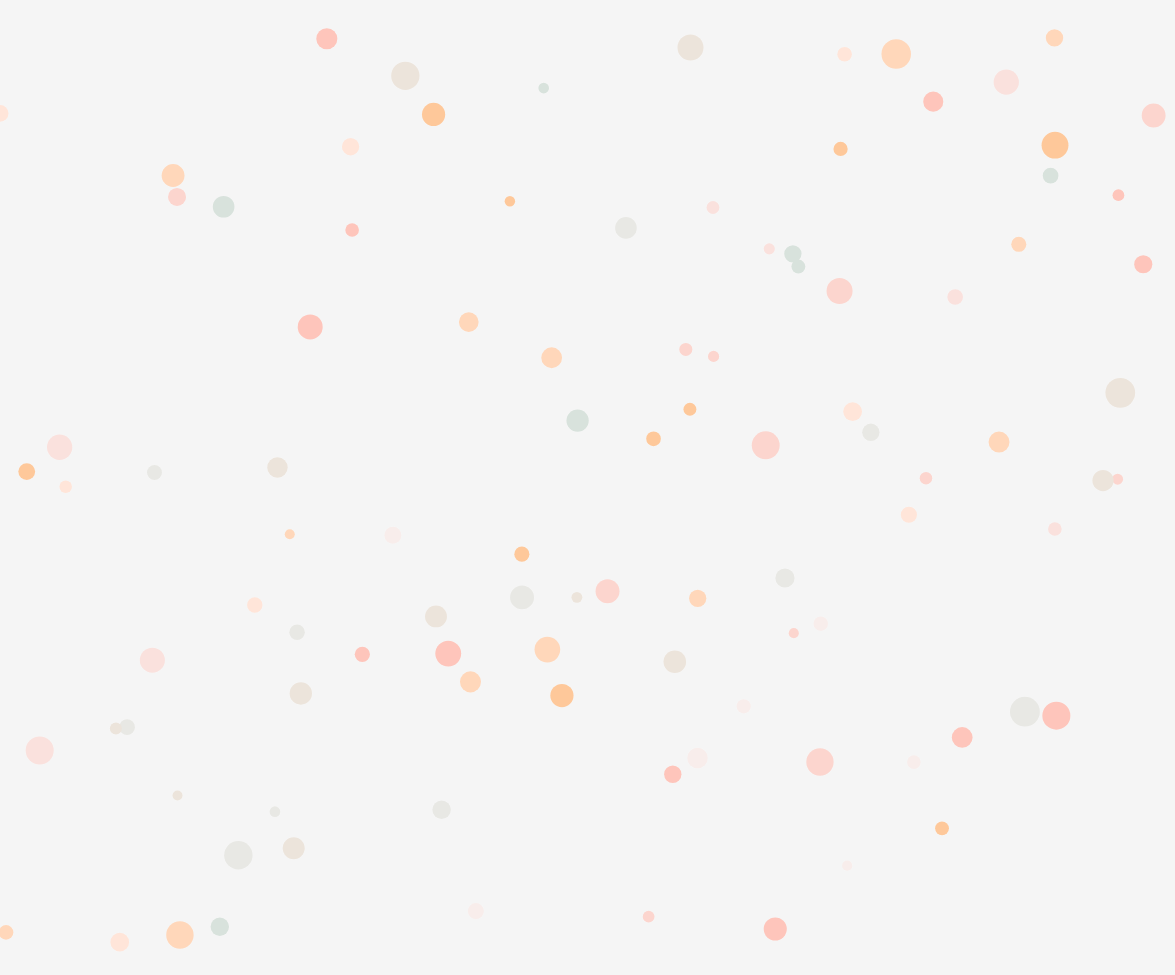
Frame 1 (no input)
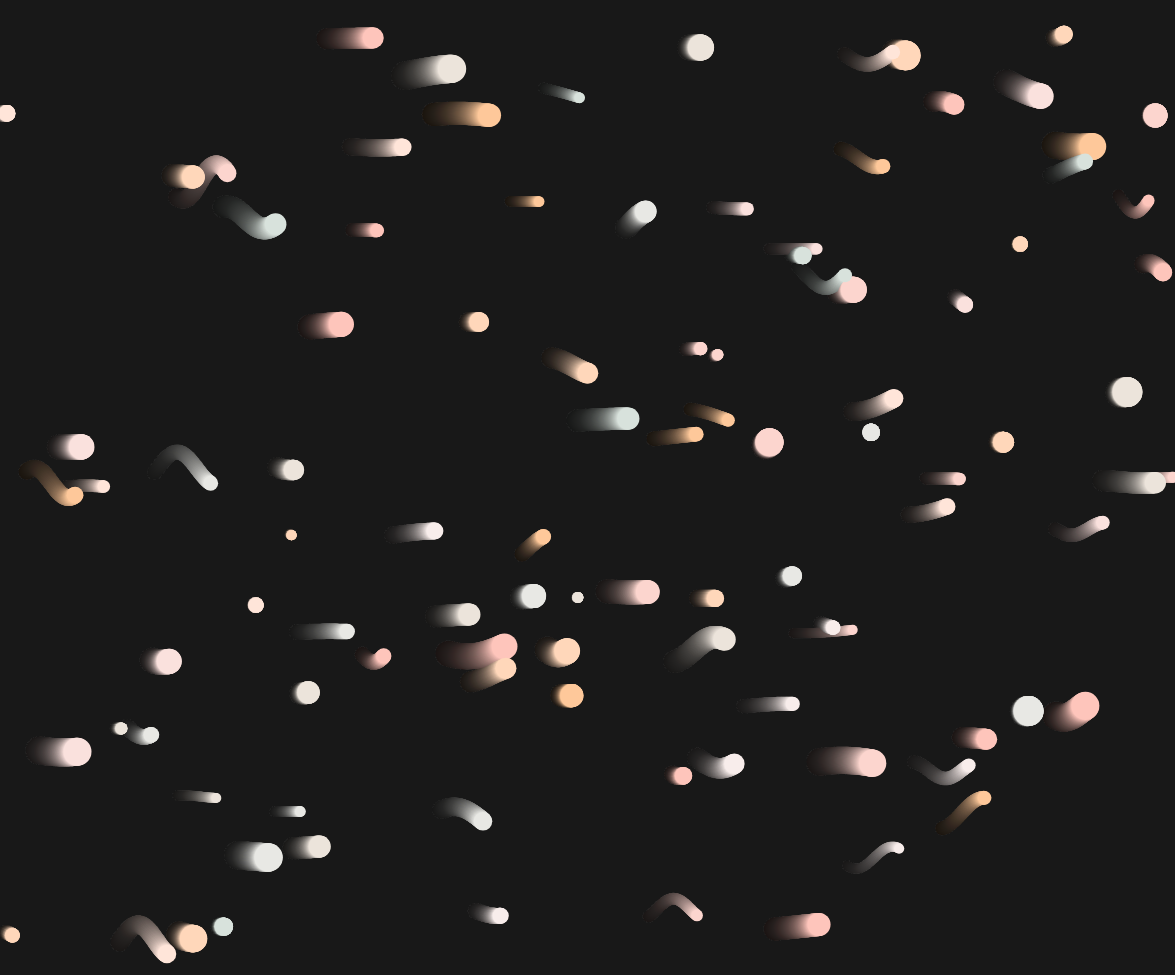
Frame 60 (no input)
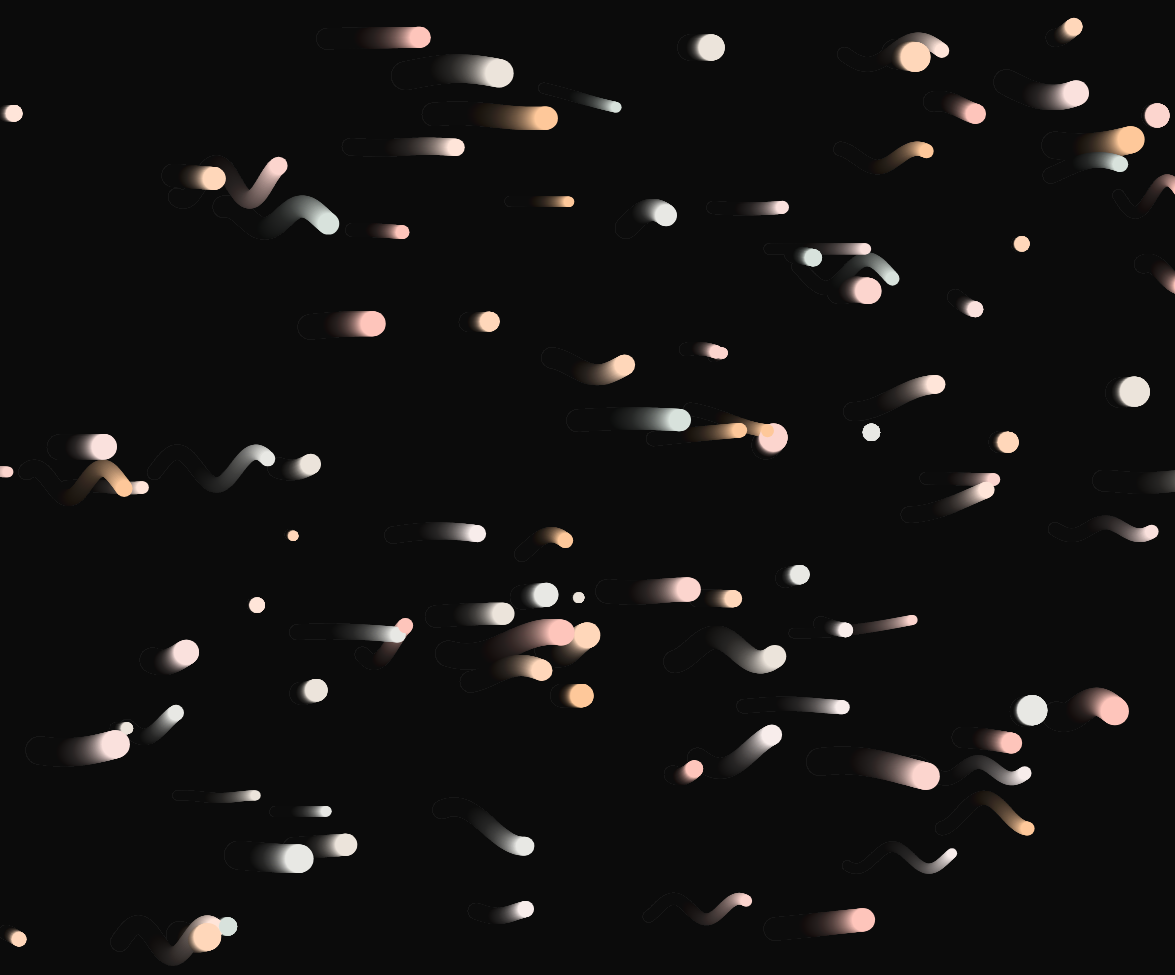
Frame 120 (the mouse pressed at the canvas centre since frame 60)

The p5.js sketch that drew these frames (run headless with seeded random() and noise() and a simulated clock; from frame 60 on, the mouse is pressed at the canvas centre):

// p5.js sketch
// ── sketch.js
let count = 50;
let sines = [];
let cosines = [];

function setup() {
    createCanvas(windowWidth - 25, windowHeight - 25);

    for (let i = 0; i < count; i++) {
        sines.push(new Sine());
        cosines.push(new Cosine());
    }
}

function draw() {
    // background(0);
    background(0, 10);

    sines.forEach((sine) => {
        sine.draw();
        sine.move();
    });

    cosines.forEach((cosine) => {
        cosine.draw();
        cosine.move();
    })
}

// ── cosine.js
class Cosine {
    #position;
    #amp;
    #period;
    #color;
    #colorBuffer;
    #size;
    #randomPosY;
    #speed;

    #colorList;

    constructor() {
        this.#position = createVector(random(width), random(height));
        this.#amp = random(-20, 20);
        this.#period = random(0.0005, 0.1);
        this.#size = random(10, 30);
        this.#randomPosY = random(25, height - 25);
        this.#speed = random(0, 1); 
        this.#colorBuffer = this.#createColorBuffer(this.#size);
        this.#colorList = [color('#D8E2DC'), color('#ECE4DB'), color('#FFE5D9'), color('#FFD7BA'), color('#FEC89A')];
        this.#color = random(this.#colorList);
    }

    draw() {
        push();
        this.#drawCosine();
        pop();
    }

    #createColorBuffer(size) {
        let buffer = createGraphics(size, size);
        buffer.noFill();

        // optional colors
        // 1dd3b0 (light teal) & affc41 (neon green)
        // 34ebeb (sky blue) & 93faaa (light green)
        // b8f2e6 (light aquamarine) & aed9e0 (light blue grey)

        // monochromatic
        // 72bbce, 8dc8d8, a7d5e1, c2e2ea, dceef3
        let colList = ['34ebeb', 'b8f2e6'];

        // Draw a horizontal gradient within an ellipse
        buffer.ellipseMode(CENTER);
        for (let x = 0; x <= size; x++) {
            let inter = map(x, 0, size, 1, 0); // Right-to-left gradient
            let col = random(colList);
            let c = lerpColor(color('#b8f2e6'), color('#aed9e0'), inter); // Gradient colors

            if (col == '34ebeb') {
                c = lerpColor(color('#34ebeb'), color('#93faaa'), inter); // Gradient between two colors
            } else {
                c = lerpColor(color('#b8f2e6'), color('#aed9e0'), inter); // Gradient colors
            }
            
            buffer.stroke(c);
            buffer.line(x, size / 2 - sqrt(size * size / 4 - (x - size / 2) ** 2), x, size / 2 + sqrt(size * size / 4 - (x - size / 2) ** 2)); // Draw the gradient along the curve of the ellipse
        }

        return buffer;
    }

    #drawCosine() {
        beginShape();
        this.#position.x += this.#speed; 
        this.#position.y = this.#amp * cos(this.#position.x * this.#period) + this.#randomPosY;
    
        noStroke();
        // imageMode(CENTER);
        // image(this.#colorBuffer, this.#position.x, this.#position.y);
        fill(this.#color);
        ellipse(this.#position.x, this.#position.y, this.#size, this.#size);
        endShape();
    }

    move() {
        // Reset position to the left when it goes off the right edge
        if (this.#position.x > windowWidth + this.#size) {
            this.#position.x = -this.#size;
        }
    }
}
// ── flower.js
// Flower class

class Flower {
    #position;
    #petalColor;
    #petalCount;
    #size;

    constructor() {
        this.#position = createVector(random(width), random(height));
        this.#petalColor = color(random(100, 255), random(100), random(100, 255));
        this.#petalCount = Math.floor(random(4, 10));
        this.#size = random(10, 50);
    }

    draw() {
        push();
        translate(this.#position.x, this.#position.y);
        this.#drawPetals();
        this.#drawCenter();
        pop();
    }

    #drawPetals() {
        let theta = 0;
        fill(this.#petalColor);
        noStroke();

        for (let i = 0; i < this.#petalCount; i++) {
            let x = cos(theta) * (this.#size / 1.5);
            let y = sin(theta) * (this.#size / 1.5);
            ellipse(x, y, this.#size, this.#size);
            theta += TWO_PI / this.#petalCount;
        }
    }

    #drawCenter() {
        fill(0);
        noStroke();
        ellipse(0, 0, this.#size, this.#size);
    }
}
// ── particle.js
class Particle {
    #position;
    #amp;
    #period;
    #color;
    #size;
    #randomPosY;

    constructor() {
        this.#position = createVector(random(width), random(height));
        this.#amp = random(30, 100);
        this.#period = random(-2*Math.PI, 2*Math.PI);
        // this.#color = color(random(100, 255), random(100), random(100, 255));
        this.#size = random(10, 50);
        this.#randomPosY = random(100, 300);
    }

    draw() {
        push();
        this.#drawCosine();
        this.#drawSine();
        pop();
    }

    #drawCosine() {
        beginShape();
        this.#position.x = frameCount;
        this.#position.y = this.#amp * sin(this.#position.x * (1 / this.#period)) + this.#randomPosY;

        fill('#34ebeb');
        ellipse(this.#position.x, this.#position.y, this.#size, this.#size);
        endShape();
    }

    #drawSine() {
        beginShape();

        this.#position.x = frameCount / 2;
        this.#position.y = this.#amp * cos(this.#position.x * (1 / this.#period)) + this.#randomPosY;
    
        fill('#f765c2');
        ellipse(this.#position.x, this.#position.y, this.#size, this.#size);
        endShape();
    }

    move() {
        if (this.#position.x > windowWidth + this.#size) {
            this.#position.x = -this.#size;
        } else if (this.#position.x < -this.#size) {
            this.#position.x = windowWidth + this.#size;
        }

        if (this.#position.y > windowHeight + this.#size) {
            this.#position.y = -this.#size;
        } else if (this.#position.y < -this.#size) {
            this.#position.y = windowHeight + this.#size;
        }
    }
}
// ── sine.js
class Sine {
    #position;
    #amp;
    #period;
    #colorBuffer;
    #color;
    #size;
    #randomPosY;
    #speed;

    #colorList;

    constructor() {
        this.#position = createVector(random(width), random(height));
        this.#amp = random(-20, 20);
        this.#period = random(0.0005, 0.1);
        this.#size = random(10, 30);
        this.#randomPosY = random(25, height - 25);
        this.#speed = random(0, 1); 
        this.#colorBuffer = this.#createColorBuffer(this.#size);
        this.#colorList = [color('#FEC5BB'), color('#FCD5CE'), color('#FAE1DD'), color('#F8EDEB'), color('#E8E8E4')];
        this.#color = random(this.#colorList);
    }

    draw() {
        push();
        this.#drawSine();
        pop();
    }

    #createColorBuffer(size) {
        let buffer = createGraphics(size, size);
        buffer.noFill();

        // optional colors
        // 3c1642 (dark purple) & 086375 (dark teal)
        // f765c2 (pink) & f1ffab (yellow)
        // ffa69e (salmon) & faf3dd (beige)

        // monochromatic
        // abc4ff, b6ccfe, c1d3fe, ccdbfd, d7e3fc, e2eafc, edf2fb
        let colList = ['f765c2', 'ffa69e'];

        // Draw a horizontal gradient (right to left)
        for (let x = 0; x < size; x++) {
            let inter = map(x, 0, size, 1, 0); // Interpolation factor (right to left)
            let col = random(colList);
            let c = lerpColor(color('#ffa69e'), color('#faf3dd'), inter); // Gradient between two colors

            if (col == 'f765c2') {
                c = lerpColor(color('#f765c2'), color('#ffa69e'), inter); // Gradient between two colors
            } else {
                c = lerpColor(color('#ffa69e'), color('#faf3dd'), inter); // Gradient between two colors
            }

            buffer.stroke(c);
            buffer.line(x, 0, x, size); // Vertical gradient line
        }

        return buffer;
    }

    // keypressed function - changing between a square shape and an ellipse shape
    // #createGradient(shape) {
    //     if (shape == 0) {
    //         // Draw a horizontal gradient (right to left)
    //         for (let x = 0; x < size; x++) {
    //             let inter = map(x, 0, size, 1, 0); // Interpolation factor (right to left)
    //             let c = lerpColor(this.#c1, this.#c2, inter); // Gradient between two colors
    //             buffer.stroke(c);
    //             buffer.line(x, 0, x, size); // Vertical gradient line
    //         }
    //     } else {
    //         // Draw a horizontal gradient within an ellipse
    //         buffer.ellipseMode(CENTER);
    //         for (let x = 0; x <= size; x++) {
    //             let inter = map(x, 0, size, 1, 0); // Right-to-left gradient
    //             let c = lerpColor(this.#c1, this.#c2, inter); // Gradient colors
    //             buffer.stroke(c);
    //             buffer.line(x, size / 2 - sqrt(size * size / 4 - (x - size / 2) ** 2), x, size / 2 + sqrt(size * size / 4 - (x - size / 2) ** 2)); // Draw the gradient along the curve of the ellipse
    //         }
    //     }
    // }

    #drawSine() {
        beginShape();
        this.#position.x += this.#speed; 
        this.#position.y = this.#amp * sin(this.#position.x * this.#period) + this.#randomPosY;
    
        noStroke();
        // imageMode(CENTER);
        // image(this.#colorBuffer, this.#position.x, this.#position.y);
        fill(this.#color);
        ellipse(this.#position.x, this.#position.y, this.#size, this.#size);
        endShape();
    }

    move() {
        // Reset position to the left when it goes off the right edge
        if (this.#position.x > windowWidth + this.#size) {
            this.#position.x = -this.#size;
        }
    }
}
// ── style.css
/* CSS styling */

body {
    text-align: center;
    width: 100vw;
    height: 100vh;
}

main {
    display: grid;
    justify-content: center;
    align-items: center;
    width: 100%;
    height: 100%;
}

canvas {
    grid-row: 1;
    grid-column: 1;
}
// ── wave.js
class Wave {
    amp;
    period;
    phase; 

    constructor(amp, period, phase) {
        this.amp = amp;
        this.period = period;
        this.phase = phase;
    }
    
    evaluate(x) {
        return sin(this.phase + TWO_PI / this.period * x ) * this.amp;
    }

    update() {
        this.phase += 0.05;
    }

}
// ── waves.js
class Waves {
    // Wave Parameters
    #numWaves;
    #numDots;
    #size;
    #amp;
    #freq;
    #speed;

    constructor() {
        this.#numWaves = 5;
        this.#numDots = Math.floor(random(50, 100));
        this.#size = 4;
        this.#amp = Math.floor(random(25, 50));
        this.#freq = 0.02;
        this.#speed = 2;
    }

    draw() {
        push();
        this.#drawWaves();
        pop();
    }

    #calculateWavePosition() {

    }

    #drawWaves() {
        
    }
}
